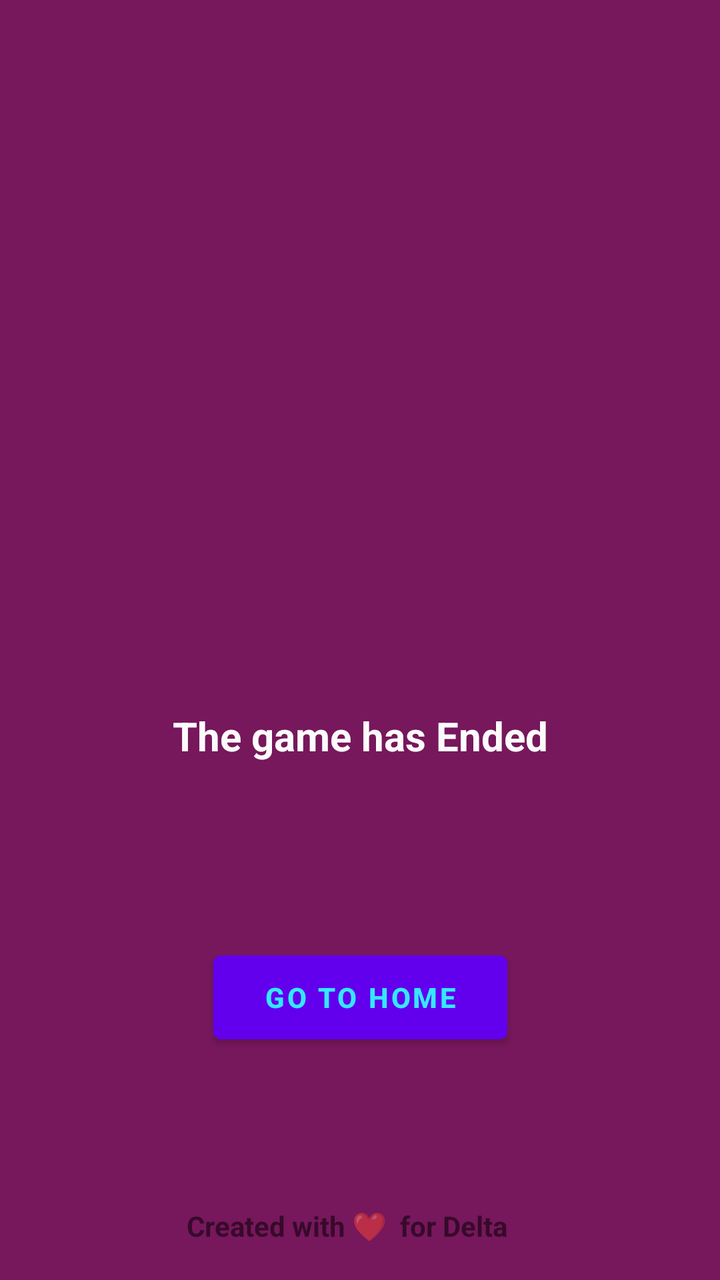
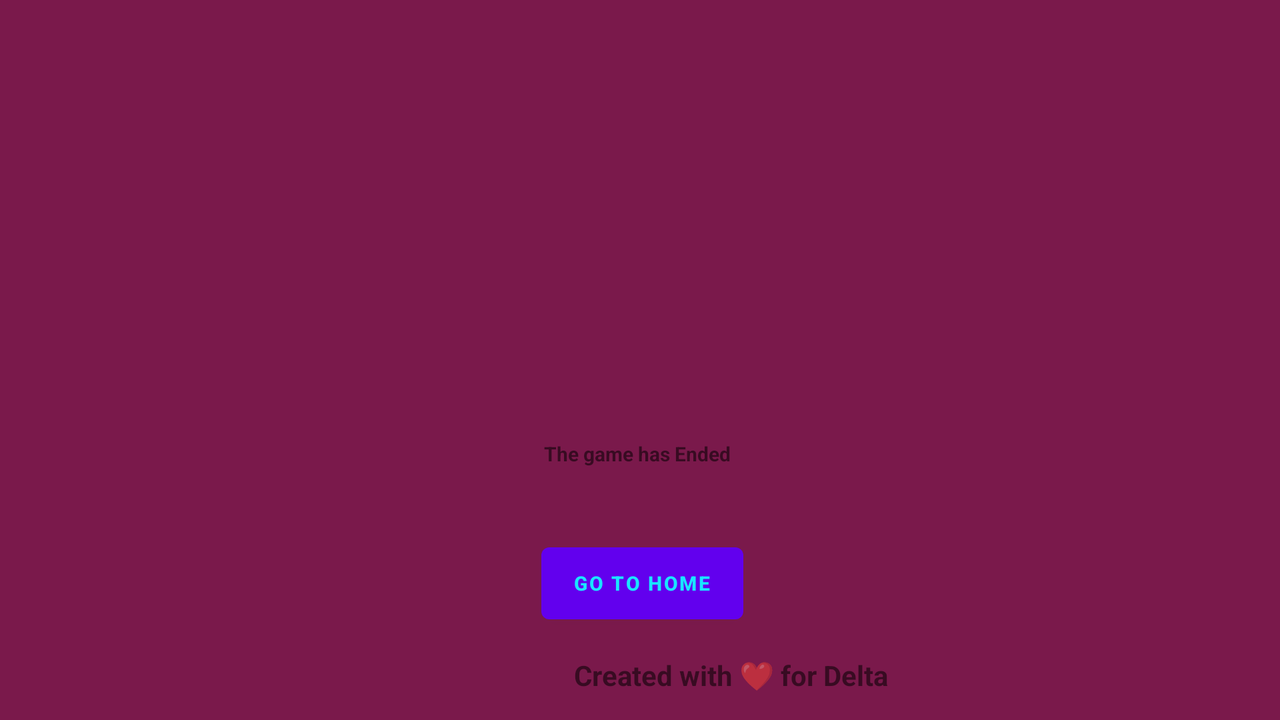

The same Android screen from two of the app's own layout files: first res/layout/ as a phone draws it, then the repository's variant for another configuration, drawn on a device whose configuration selects that folder. Both files follow.
<!-- AndroidManifest.xml: application theme Theme.GuessTheDayQuiz -->
<!-- res/layout/activity_main2.xml -->
<?xml version="1.0" encoding="utf-8"?>
<androidx.constraintlayout.widget.ConstraintLayout xmlns:android="http://schemas.android.com/apk/res/android"
    xmlns:app="http://schemas.android.com/apk/res-auto"
    xmlns:tools="http://schemas.android.com/tools"
    android:layout_width="match_parent"
    android:layout_height="match_parent"
    android:layout_gravity="clip_horizontal|center"
    android:background="#77175C"
    tools:context=".MainActivity2">

    <TextView
        android:id="@+id/textView5"
        android:layout_width="229dp"
        android:layout_height="89dp"
        android:gravity="center"
        android:text="The game has Ended"
        android:textColor="#FBFBFB"
        android:textSize="20sp"
        android:textStyle="bold"
        app:layout_constraintBottom_toBottomOf="parent"
        app:layout_constraintEnd_toEndOf="parent"
        app:layout_constraintStart_toStartOf="parent"
        app:layout_constraintTop_toTopOf="parent"
        app:layout_constraintVertical_bias="0.587" />

    <ImageView
        android:id="@+id/imageView2"
        android:layout_width="319dp"
        android:layout_height="329dp"
        app:layout_constraintBottom_toBottomOf="parent"
        app:layout_constraintEnd_toEndOf="parent"
        app:layout_constraintStart_toStartOf="parent"
        app:layout_constraintTop_toTopOf="parent"
        app:layout_constraintVertical_bias="0.039"
        app:srcCompat="@drawable/gameover" />

    <TextView
        android:id="@+id/textView9"
        android:layout_width="251dp"
        android:layout_height="28dp"
        android:layout_marginEnd="32dp"
        android:layout_marginRight="32dp"
        android:layout_marginBottom="13dp"
        android:gravity="center"
        android:text="Created with ❤  for Delta"
        android:textStyle="bold"
        app:layout_constraintBottom_toBottomOf="parent"
        app:layout_constraintEnd_toEndOf="parent"
        app:layout_constraintHorizontal_bias="0.625"
        app:layout_constraintStart_toStartOf="parent" />

    <Button
        android:id="@+id/button6"
        android:layout_width="147dp"
        android:layout_height="54dp"
        android:text="GO TO HOME"
        android:textColor="#34E8FF"
        android:textStyle="bold"
        app:layout_constraintBottom_toBottomOf="parent"
        app:layout_constraintEnd_toEndOf="parent"
        app:layout_constraintStart_toStartOf="parent"
        app:layout_constraintTop_toTopOf="parent"
        app:layout_constraintVertical_bias="0.805" />

</androidx.constraintlayout.widget.ConstraintLayout>
<!-- resources referenced by this layout -->
<resources>
  <style name="Theme.GuessTheDayQuiz" parent="Theme.MaterialComponents.DayNight.DarkActionBar">
          
          <item name="colorPrimary">@color/purple_500</item>
          <item name="colorPrimaryVariant">@color/purple_700</item>
          <item name="colorOnPrimary">@color/white</item>
          
          <item name="colorSecondary">@color/teal_200</item>
          <item name="colorSecondaryVariant">@color/teal_700</item>
          <item name="colorOnSecondary">@color/black</item>
          
          <item name="android:statusBarColor" tools:targetApi="l">?attr/colorPrimaryVariant</item>
          
      </style>
  <color name="purple_500">#FF6200EE</color>
  <color name="purple_700">#FF3700B3</color>
  <color name="white">#FFFFFFFF</color>
  <color name="teal_200">#FF03DAC5</color>
  <color name="teal_700">#FF018786</color>
  <color name="black">#FF000000</color>
</resources>
<!-- res/layout-land/activity_main2.xml (the repository's variant of the layout above) -->
<!-- drawn on the phone turned sideways -->
<?xml version="1.0" encoding="utf-8"?>
<androidx.constraintlayout.widget.ConstraintLayout xmlns:android="http://schemas.android.com/apk/res/android"
    xmlns:app="http://schemas.android.com/apk/res-auto"
    xmlns:tools="http://schemas.android.com/tools"
    android:layout_width="match_parent"
    android:layout_height="match_parent"
    android:background="#7A194B"
    tools:context=".MainActivity2">

    <TextView
        android:id="@+id/textView5"
        android:layout_width="216dp"
        android:layout_height="57dp"
        android:gravity="center"
        android:text="The game has Ended"
        android:textSize="10sp"
        android:textStyle="bold"
        app:layout_constraintBottom_toBottomOf="parent"
        app:layout_constraintEnd_toEndOf="parent"
        app:layout_constraintHorizontal_bias="0.497"
        app:layout_constraintStart_toStartOf="parent"
        app:layout_constraintTop_toTopOf="parent"
        app:layout_constraintVertical_bias="0.655" />

    <ImageView
        android:id="@+id/imageView3"
        android:layout_width="353dp"
        android:layout_height="160dp"
        android:layout_marginStart="168dp"
        android:layout_marginLeft="168dp"
        android:layout_marginTop="16dp"
        android:layout_marginEnd="167dp"
        android:layout_marginRight="167dp"
        android:layout_marginBottom="10dp"
        app:layout_constraintBottom_toTopOf="@+id/textView5"
        app:layout_constraintEnd_toEndOf="parent"
        app:layout_constraintHorizontal_bias="0.488"
        app:layout_constraintStart_toStartOf="parent"
        app:layout_constraintTop_toTopOf="parent"
        app:layout_constraintVertical_bias="0.672"
        app:srcCompat="@drawable/gameover" />

    <TextView
        android:id="@+id/textView10"
        android:layout_width="219dp"
        android:layout_height="18dp"
        android:layout_marginStart="256dp"
        android:layout_marginLeft="256dp"
        android:layout_marginEnd="256dp"
        android:layout_marginRight="256dp"
        android:gravity="center"
        android:text="Created with ❤ for Delta"
        android:textStyle="bold"
        app:layout_constraintBottom_toBottomOf="parent"
        app:layout_constraintEnd_toEndOf="parent"
        app:layout_constraintHorizontal_bias="0.0"
        app:layout_constraintStart_toStartOf="parent"
        app:layout_constraintTop_toTopOf="parent"
        app:layout_constraintVertical_bias="0.959" />

    <Button
        android:id="@+id/button6"
        android:layout_width="wrap_content"
        android:layout_height="wrap_content"
        android:layout_marginStart="318dp"
        android:layout_marginLeft="318dp"
        android:layout_marginEnd="319dp"
        android:layout_marginRight="319dp"
        android:text="GO TO HOME"
        android:textColor="#19E5FF"
        android:textSize="10sp"
        android:textStyle="bold"
        app:layout_constraintBottom_toBottomOf="@+id/textView10"
        app:layout_constraintEnd_toEndOf="parent"
        app:layout_constraintHorizontal_bias="0.485"
        app:layout_constraintStart_toStartOf="parent"
        app:layout_constraintTop_toTopOf="parent"
        app:layout_constraintVertical_bias="0.898" />
</androidx.constraintlayout.widget.ConstraintLayout>
